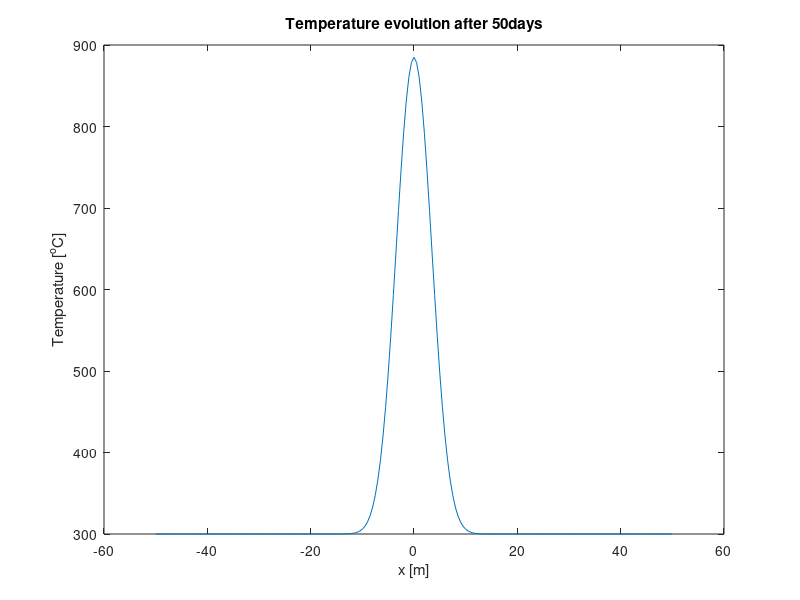
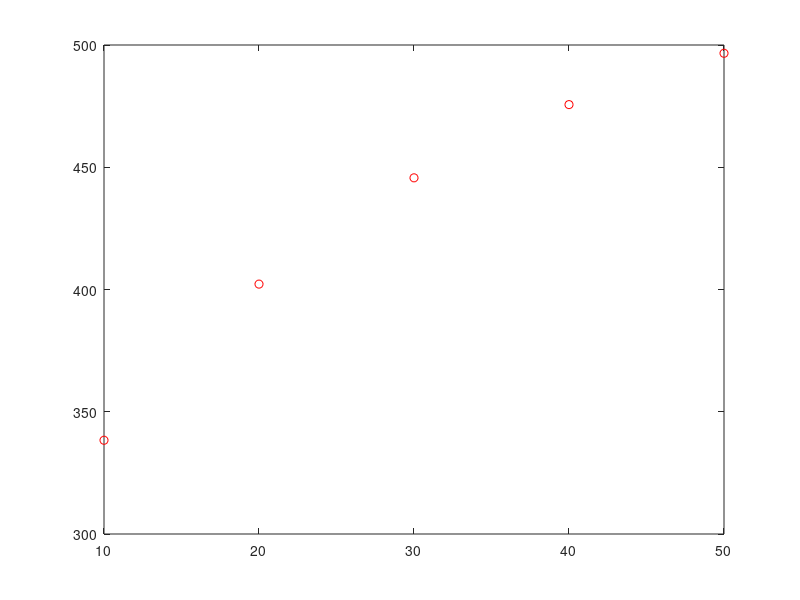

These charts were generated, in order, by the following MATLAB code:
% heat1Dexplicit.m
%
% Solves the 1D heat equation with an explicit finite difference scheme

clear

% Physical parameters
L       =   100;         % Length of modeled domain     [m]
Tmagma  =   1200;        % Temperature of magma         [C]
Trock   =   300;         % Temperature ofcountry rock   [C]
kappa   =   1e-6;        % Thermal diffusivity of rock  [m2/s]
W       =   5;           % Width of dike                [m]
day     =   3600*24;     % # seconds per day
dt      =   1*day;       % Timestep                     [s]


% Numerical parameters
nx      =   201;         % Number of gridpoints in x-direction
nt      =   50;         % NUmber of timesteps to compute
dx      =   L/(nx-1);     % Spacing of grid
x       =   -L/2:dx:L/2; % Grid

% Setup initial temperature profile
T       =   ones(size(x))*Trock;
T(abs(x)<=W/2) = Tmagma;

figure(1); clf;
figure(2); clf;

time = 0;
Trecord = zeros(nt,1);
for n=1:nt               % Timestep loop
    % Compute new temperature
    Tnew   =    zeros(1,nx);
    for i=2:nx-1
        Tnew(i) =  T(i) + kappa*dt*(T(i+1)-2*T(i)+T(i-1))/dx^2;
    end
    
    
    % Set boundary conditions
    Tnew(1)     =   T(1);
    Tnew(nx)    =   T(nx);
    
    % Update temperature and time
    T           =   Tnew;
    time        =   time+dt;
    
    % Record T at 5 m distance
    Trecord(n) = T(x==5);
    
    if ~mod(n,10)
        %Plot solution
        figure(1), clf
        plot(x,Tnew);
        xlabel('x [m]')
        ylabel('Temperature [^oC]')
        title(['Temperature evolution after ',num2str(time/day),'days'])
        drawnow
        
        figure(2);
        plot(time/day,Trecord(n),'ro'); hold on;
    end
    
end

